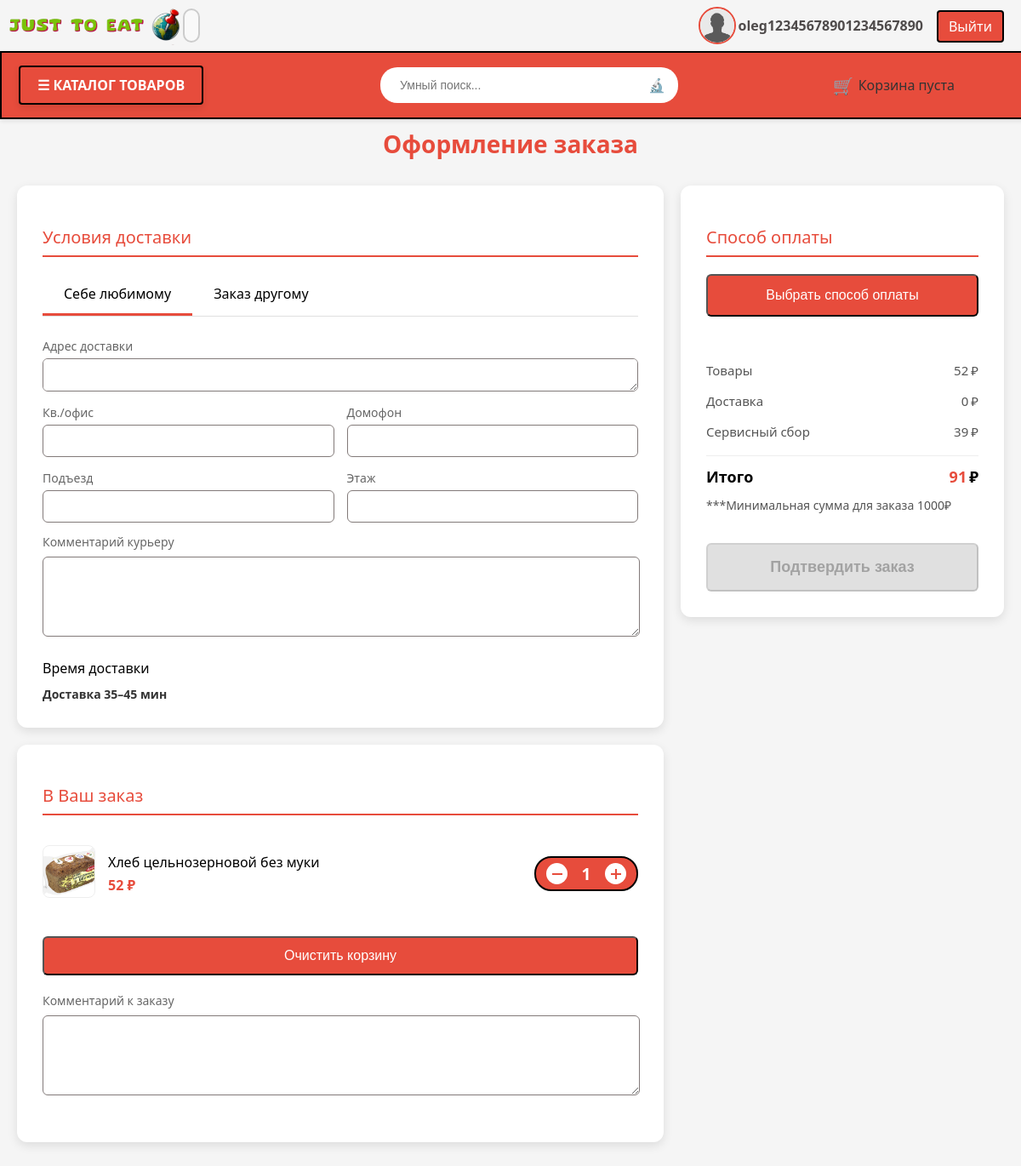
/products/zakaz_end/ (signed in), run on an earlier commit of the app's database.
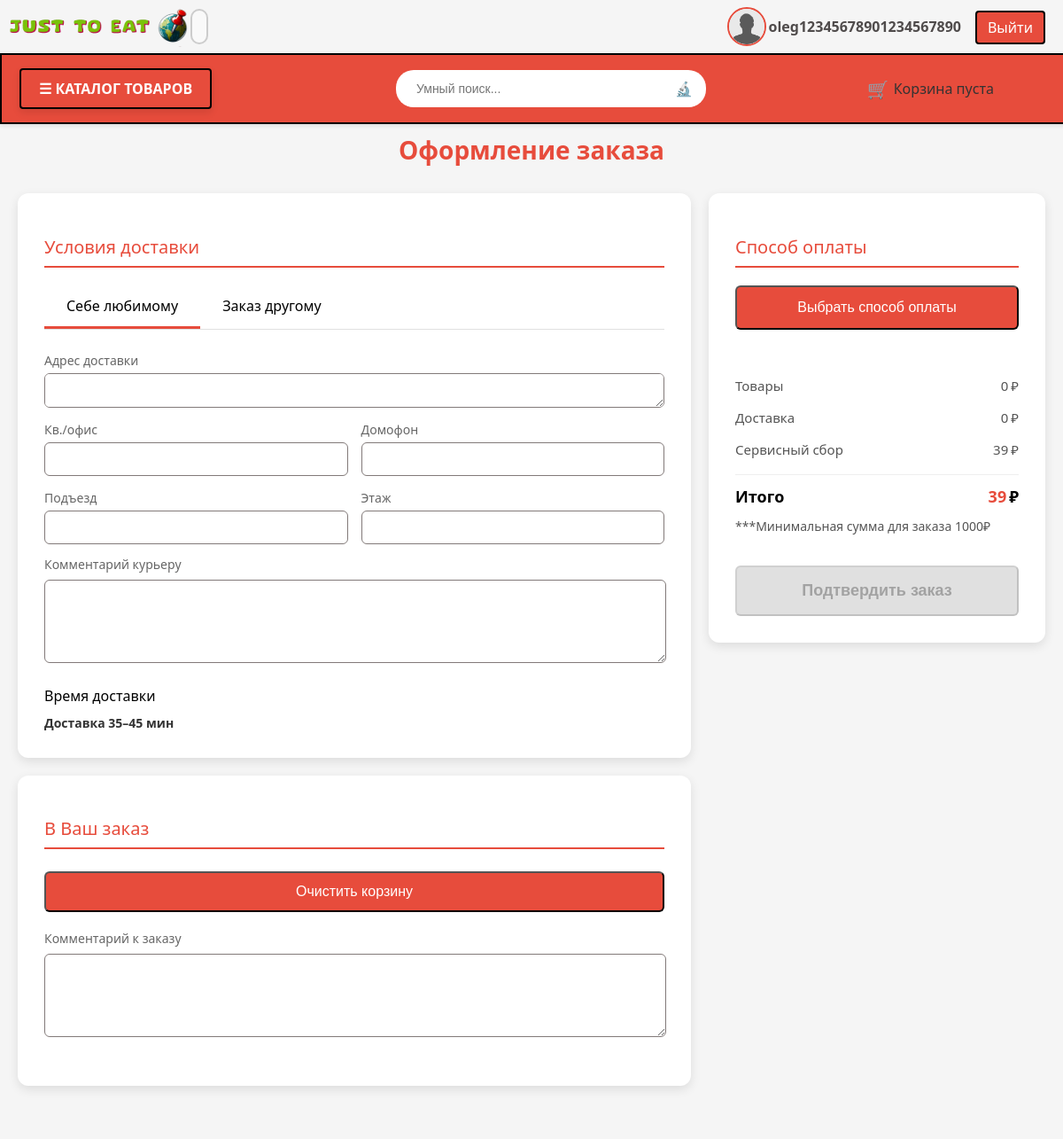
And on a later commit of the database.
### products/models.py (models this page shows, shortened)
class Basket(models.Model):
    user = models.ForeignKey(User, on_delete=models.PROTECT)
    product = models.ForeignKey(Product, on_delete=models.PROTECT)
    quantity = models.PositiveIntegerField(default=1)
    created_timestamp = models.DateTimeField(auto_now_add=True)
    class Meta:
        unique_together = ('user', 'product')
    @property
    def sum(self):
        return int(self.product.price * self.quantity)

class Product(models.Model):
    name = models.CharField(max_length=256, verbose_name=('Имя'))
    image = models.ImageField(upload_to="product_media", verbose_name=('Фото продукции'))
    short_description = models.TextField(max_length=64, blank=True, verbose_name=('Краткое описание'))
    description = models.TextField(max_length=64, blank=True, verbose_name=('Описание'))
    price = models.DecimalField(max_digits=8, decimal_places=2, verbose_name=('Цена'))
    quantity = models.PositiveIntegerField(default=0, verbose_name=('Количество'))
    category = models.ForeignKey(ProductCategory, on_delete=models.PROTECT, related_name='products', verbose_name=('Категория'))
    manufacturer_country = models.CharField(max_length=24, blank=True, verbose_name=('Страна производитель'))
    manufacturer = models.CharField(max_length=24, blank=True, verbose_name=('Производитель'))
    specificity = models.TextField(max_length=512, blank=True, verbose_name=('Спецификация'))
    brand = models.TextField(max_length=24, blank=True, verbose_name=('Бренд'))
    packing_type = models.TextField(max_length=24, blank=True, verbose_name=('Тип упаковки'))
    material_type = models.TextField(max_length=24, blank=True, verbose_name=('Тип материала'))
    size = models.TextField(max_length=16, blank=True, verbose_name=('Размеры ШхВхГ'))
    composition = models.TextField(max_length=512, blank=True, verbose_name=('Состав'))
    kilocalories = models.DecimalField(max_digits=8, decimal_places=1, default=0, verbose_name=('Ккал'))
    kilojoule = models.PositiveIntegerField(default=0, verbose_name=('КДж'))
    fats = models.DecimalField(max_digits=8, decimal_places=1, default=0, verbose_name=('Жиры'))
    carbs = models.DecimalField(max_digits=5, decimal_places=1, default=0, verbose_name=('Углеводы'))
    proteins = models.DecimalField(max_digits=5, decimal_places=1, default=0, verbose_name=('Белки'))
    storage_conditions = models.TextField(max_length=64, blank=True, verbose_name=('Условия хранения'))
    recommendations = models.TextField(max_length=1024, blank=True, verbose_name=('Рекомендации'))
    average_rating = models.DecimalField(max_digits=3, decimal_places=1, default=0.0, verbose_name=('Средний рейтинг'))

### products/views.py (the view)
# urls.py: path('zakaz_end/', zakaz_end, name='zakaz_end'),
@login_required
def zakaz_end(request):
    baskets = Basket.objects.filter(user=request.user) if request.user.is_authenticated else []
    total_sum = sum(basket.sum for basket in baskets) if baskets else 0
    if total_sum < 1000:
        delivery_cost = 0
    else:
        delivery_cost = int(total_sum * 0.10)
    service_fee = 39
    total_with_delivery = total_sum + delivery_cost + service_fee
    if request.method == 'POST':
        logger.info(f"POST запрос на zakaz_end, данные: {request.POST}")
        payment_method = request.POST.get('payment_method', '')
        logger.info(f"Выбранный способ оплаты: {payment_method}")
        if not payment_method:
            logger.warning("Способ оплаты не выбран")
            messages.error(request, 'Выберите способ оплаты')
            return redirect('products:zakaz_end')
        form = OrderForm(request.POST)
        if form.is_valid():
            logger.info("Форма валидна")
            try:
                with transaction.atomic():
                    if payment_method == 'card':
                        card_details = {
                            'card_number': form.cleaned_data.get('card_number', ''),
                            'cardholder_name': form.cleaned_data.get('cardholder_name', ''),
                            'cvv': form.cleaned_data.get('cvv', '')
                        }
                        logger.info(f"Данные карты: {card_details}")
                        payment_result = process_payment(payment_method, card_details, total_with_delivery)
                    else:
                        payment_result = process_payment(payment_method, {}, total_with_delivery)
                    if payment_result['status'] == 'error':
                        logger.error(f"Ошибка платежа: {payment_result['message']}")
                        messages.error(request, payment_result['message'])
                        return redirect('products:zakaz_end')
                    order = form.save(commit=False)
                    order.user = request.user
                    if not baskets.exists():
                        logger.warning("Корзина пуста")
                        messages.error(request, 'Корзина пуста!')
                        return redirect('products:zakaz_end')
                    order.total_price = total_sum
                    order.delivery_cost = delivery_cost
                    order.service_fee = service_fee
                    order.payment_method = payment_method
                    order.transaction_id = payment_result['transaction_id']
                    order.save()
                    for basket in baskets:
                        OrderItem.objects.create(
                            order=order,
                            product=basket.product,
                            quantity=basket.quantity,
                            price=basket.product.price
                        )
                    logger.info(f"Заказ #{order.id} успешно создан, очищаем корзину")
                    baskets.delete()
                    messages.success(request, f'Заказ успешно создан! ID транзакции: {payment_result["transaction_id"]}')
                    return redirect('products:order_confirmation')
            except Exception as e:
                logger.error(f"Ошибка при создании заказа: {str(e)}", exc_info=True)
                messages.error(request, 'Произошла ошибка при оформлении заказа. Пожалуйста, попробуйте еще раз.')
                return redirect('products:zakaz_end')
        else:
            logger.error(f"Форма невалидна: {form.errors.as_json()}")
            messages.error(request, f'Ошибки в форме: {form.errors.as_text()}')
            return render(request, 'products/zakaz_end.html', {
                'form': form,
                'basket_items': baskets,
                'total_sum': total_sum,
                'delivery_cost': delivery_cost,
                'service_fee': service_fee,
                'total_with_delivery': total_with_delivery,
                'categories': ProductCategory.objects.all(),
            })
    else:
        initial_data = {}
        if request.user.is_authenticated:
            initial_data = {
                'full_name': f"{request.user.first_name} {request.user.last_name}",
                'phone': request.user.phone if hasattr(request.user, 'phone') else '+7',
                'address': request.user.address if hasattr(request.user, 'address') else '',
                'payment_method': ''
            }
        form = OrderForm(initial=initial_data)
    context = {
        'form': form,
        'basket_items': baskets,
        'total_sum': total_sum,
        'delivery_cost': delivery_cost,
        'service_fee': service_fee,
        'total_with_delivery': total_with_delivery,
        'categories': ProductCategory.objects.all(),
    }
    logger.info("Отображение страницы zakaz_end для GET запроса")
    return render(request, 'products/zakaz_end.html', context)

### products/forms.py
class OrderForm(forms.ModelForm):
    phone = forms.CharField(
        label="Телефон получателя",
        max_length=15,
        widget=forms.TextInput(attrs={'value': '+7'})
    )
    payment_method = forms.ChoiceField(
        label="Способ оплаты",
        choices=[('', 'Выберите способ оплаты'), ('card', 'Карта'), ('sbp', 'СБП')],
        required=True,
        widget=forms.HiddenInput()
    )
    class Meta:
        model = Order
        fields = [
            'full_name', 'phone', 'address', 'apartment_office', 'intercom', 'entrance', 'floor',
            'courier_comment', 'order_comment', 'delivery_time', 'card_number', 'cardholder_name',
            'cvv', 'payment_method'
        ]

### products/templates/products/zakaz_end.html (shortened to what the changed rows need)
{% extends 'products/base.html' %}
{% load static %}
{% block css %}
<link rel="stylesheet" href="{% static 'css/zakaz_end.css' %}">
{% endblock %}
{% block content %}
<form method="post" id="order-form">
    <div class="order-wrapper">
        <div class="order-container">
            <h1 class="main-title">Оформление заказа</h1>
            <div class="order-sections-container">
                <div>
                    <div class="delivery-section">
                        <h2 class="section-title">Условия доставки</h2>
                    </div>
                    <div class="order-section">
                        <h2 class="section-title">В Ваш заказ</h2>
                        <div class="order-items">
                            {% for item in basket_items %}
                            <div class="order-item" data-basket-id="{{ item.id }}">
                                <a href="{% url 'products:product_detail' item.product.id %}">
                                    <img src="{{ item.product.image.url }}" alt="{{ item.product.name }}"
                                         class="item-image">
                                </a>
                                <div class="item-info">
                                    <h4>{{ item.product.name }}</h4>
                                    <div class="item-price" data-item-sum="{{ item.sum }}">
                                        {{ item.sum }} ₽
                                    </div>
                                </div>
                                <div class="item-quantity">
                                    <button class="quantity-btn decrease" data-basket-id="{{ item.id }}"
                                            data-action="decrease"></button>
                                    <span class="quantity-value">{{ item.quantity }}</span>
                                    <button class="quantity-btn increase" data-basket-id="{{ item.id }}"
                                            data-action="increase"></button>
                                </div>
                            </div>
                            {% endfor %}
                        </div>
                    </div>
                </div>
                <div class="payment-section" id="payment-section">
                    <div class="payment-sticky">
                        <h2 class="section-title">Способ оплаты</h2>
                        <div class="payment-details">
                            <div class="detail-row">
                                <div class="price-container">
                                    <span class="price-total">{{ total_sum }}</span>₽
                                </div>
                            </div>
                            <div class="total-row">
                                <div class="price-container">
                                    <span class="total-price">{{ total_with_delivery }}</span> ₽
                                </div>
                            </div>
                        </div>
                    </div>
                </div>
            </div>
        </div>
    </div>
</form>
{% endblock %}

What changed in the data, as far as the page shows it:
removed Basket: product.image (picture), product.name "Хлеб цельнозерновой без муки", sum "52", quantity "1"
Also different on the page:
{{ total_sum }}: "52" → "0"
{{ total_with_delivery }}: "91" → "39"
